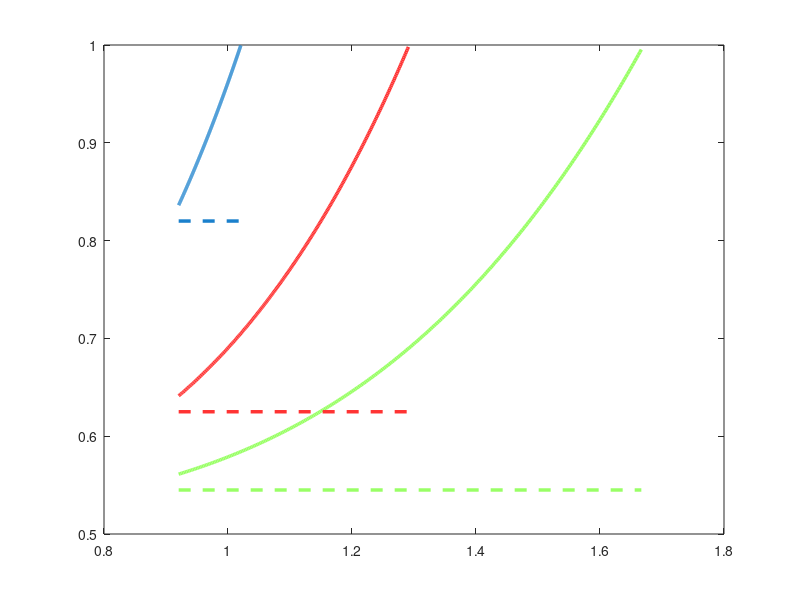

The MATLAB script that drew this image: (Note: this script raises an error after producing the figure.)
clear
clc
%改变Bxy=0.3 0.5 0.8 for a partially polarized source
% Ax= Ay
sigma_S=10; %the effective beamwidth
delta_xx=1;
%delta_yy=0.045;
delta_yy=delta_xx/1.2;
Ax=1;
Ay=Ax;
Bmax=2/(delta_xx/delta_yy+delta_yy/delta_xx);
Bxy=[0.3;
    0.5;
    0.8];
c=[0.6 1 0.4
    1 0.2 0.2
    0.1 0.5 0.8];
    %0.2 0.7 0.6
   % 0.2 0.1 0.5
%%
for i=1:3
  Bxy(i)=Bxy(i,:); 
min=((delta_xx^2+delta_yy^2)/2)^0.5;
max=((delta_xx*delta_yy)/Bxy(i))^0.5;
mmax=((delta_xx*delta_yy)/Bxy(1))^0.5+0.01;
N=300;

delta_xy=linspace(min,max,N);                                                           
Sintillation_focus=zeros(N);
Sintillation_in = zeros(N);
%delta_xy=min:0.0001:max;
%%
Sintillation_in=((Ax.^2).^2+2.*(Ax.*Ay.*Bxy(i)).^2+(Ay.^2).^2)./((Ax.^2+Ay^2).^2);
%%
omiga_xx=((1/(4*sigma_S^2))+(1/(delta_xx^2)))^(-0.5);
omiga_yy=((1/(4*sigma_S^2))+(1/(delta_yy^2)))^(-0.5);
omiga_xy=((1/(4.*sigma_S.^2))+(1./(delta_xy.^2))).^(-0.5);
%Sintillation_focus=((Ax.*omiga_xx).^4+2.*(Ax.^2.*Ay.^2.*Bxy(i).^2.*omiga_xy.^4)+(Ay.*omiga_yy).^4)./((Ax.^2.*omiga_xx.^2+Ay^2.*omiga_yy).^2);
P=( 1 -( 4.*(Ax^2.*Ay^2.*omiga_xx.^2.*omiga_yy.^2  - Ax.^2 .*Ay.^2 .*Bxy(i).^2 .*omiga_xy.^4  )./(Ax^2.*omiga_xx.^2 + Ay^2.*omiga_yy.^2 ) )   ).^0.5;
%Sintillation_focus=(1/2).*(1+P.^2);
Sintillation_focus=((Ax.*omiga_xx).^4+2.*(Ax.^2.*Ay.^2.*Bxy(i).^2.*omiga_xy.^4)+(Ay.*omiga_yy).^4)./((Ax.^2.*omiga_xx.^2+Ay.^2.*omiga_yy.^2).^2);
%%
%Find the delta_xy max
%Find the final sintillation index
delta_max_xy=((delta_xx*delta_yy)/Bxy(3))^0.5;
omiga_xy_Bxy=((1/(4.*sigma_S.^2))+(1./(delta_max_xy.^2))).^(-0.5);
Sintillation_Bxy_focus=((Ax.*omiga_xx).^4+2.*(Ax.^2.*Ay.^2.*Bxy(3).^2.*omiga_xy_Bxy.^4)+(Ay.*omiga_yy).^4)./((Ax.^2.*omiga_xx.^2+Ay.^2.*omiga_yy.^2).^2);
%%
plot(delta_xy,Sintillation_focus,'Linewidth',2.5,'color',c(i,:))
hold on

%%
 Ox=[min, max];
 Oy=[Sintillation_in, Sintillation_in];
 plot(Ox,Oy,'Linewidth',2.5,'LineStyle','--','color',c(i,:));

%Oz=[1,2];
%hold on
%p1.LineWidth = 1;
end
%%
ax = gca();
ax.YRuler.Exponent = 0; 
ax.YRuler.TickLabelFormat = '%.1f';

ax = gca();
ax.XRuler.Exponent = 0; 
ax.XRuler.TickLabelFormat = '%.1f';
%%

xlabel('\delta_{\itxy}  [mm]','Fontsize',26,'Fontname','Times');
ylabel('\sigma^2_{\itF}','Fontsize',26,'Fontname','Times');
set(gca,'fontname','Times New Roman','FontSize',22);
set(gca,'fontname','Times New Roman','FontSize',22);
%%
%set(gca,'XTick',[min,0.033,0.036,0.039,0.042,0.045,mmax],'fontname','Times New Roman','FontSize',20);
%set(gca,'YTick',[0.5,0.6,0.7,0.8,0.9,1],'fontname','Times New Roman','FontSize',20);
xlim([min,mmax]),
%ylim([0.5,1])

%set(gca,'xTickLabel',num2str(get(gca,'XTick')'))
%set(gca,'yTickLabel',num2str(get(gca,'YTick')'))
%xtickformat('%.4f')

%ylim([0,1]);
%set(gca,'Linewidth',3,'Fontname','Times','Fontsize',17,'Fontweight','Bold','Ytick',[0,0.5,1],'Color','blue',);
%title('\sigma^2 for a partially polarized source with A_{\itx}=A_{\ity}','fontname','Times New Roman','FontSize',20)
%title('For a partially polarized source with A_{\itx}=A_{\ity}','fontname','Times New Roman','FontSize',20)

%%
%hold on
%legend('|{\itB}_{\itxy}| = 0.3','','|{\itB}_{\itxy}| = 0.5','','|{\itB}_{\itxy}| = 0.8','')
